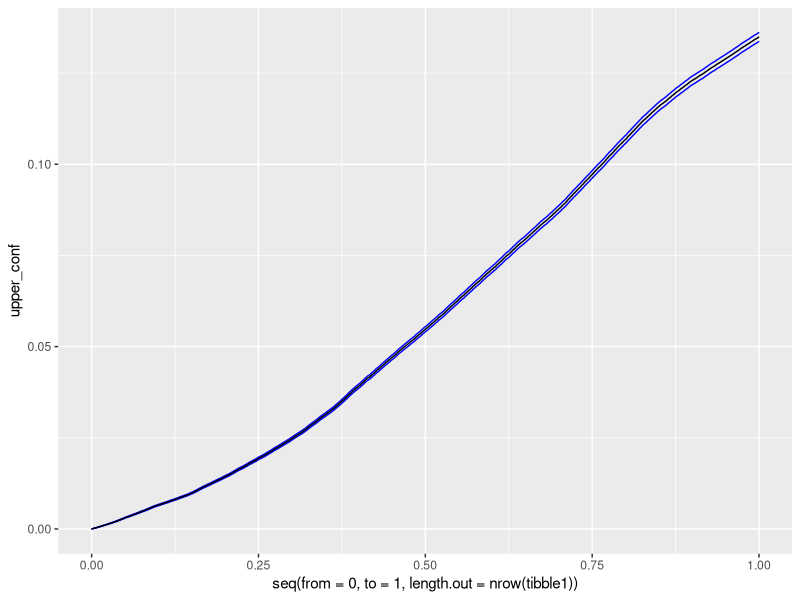
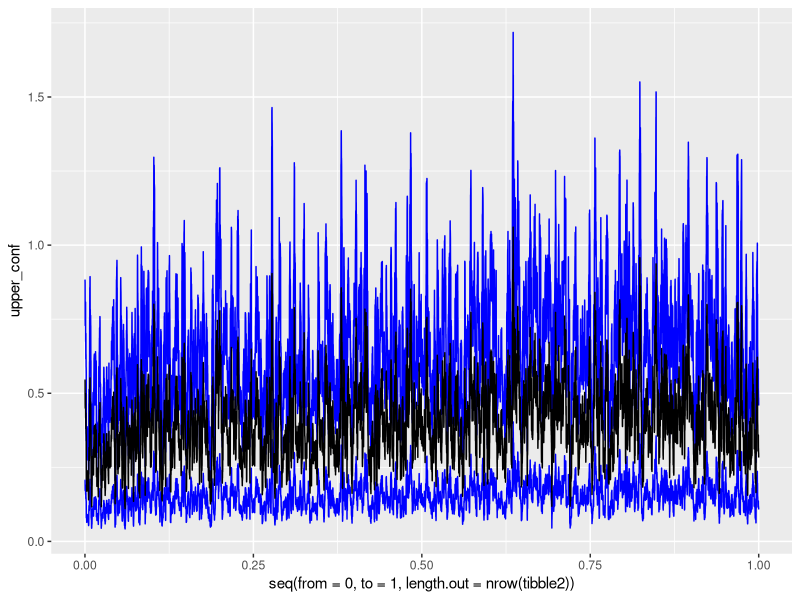

These figures' R source, in order:
## ---- chunk 1
knitr::opts_chunk$set(echo = TRUE)
Sys.setenv(language = "en")
# library(sde)
library(tidyverse)
library(dplyr)
## ---- chunk 2

sim_BM <- function(T_, delta) {
  if (delta == 0) {
    return(0)
  } else {
    tmesh <- seq(from = 0, to = T_, by = delta)
  }
  N <- length(tmesh) %>% ceiling()
  Norm <- rnorm(N)
  B <- c(0, cumsum(sqrt(delta) * Norm[-N]))
  return(B)
}

b <- function(x) {
  matrix(c(
    0,
    0.5 - (0.5 + 0) * x[2]
  ), nrow = 2, ncol = 1)
}

sigma <- function(x) {
  matrix(c(
    x[1] * sqrt(1),
    0, 0, 0.4
  ), nrow = 2, ncol = 2) * sqrt(x[2])
}

payoff <- function(x, K) {
  if (is.vector(x)) {
    return(max(x[2] - K, 0))
  } else {
    return(max(x[, 1] - K, 0))
  }
}

algo_1 <- function(M, n, t, T, r, b, sigma, x, payoff, K) {
  if (T - t < 0.0001) {
    return(payoff(x, K))
  } else {
    delta_n <- (T - t) / n
  }
  # print(delta_n)
  last_obs <- matrix(NA, nrow = M, ncol = 2)
  for (j in 1:M) {
    bm1 <- diff(sim_BM(T_ = T, delta = delta_n))
    bm2 <- diff(sim_BM(T_ = T, delta = delta_n))
    bm <- cbind(bm1, bm2)
    X <- matrix(NA, nrow = n + 2, ncol = 2, byrow = TRUE)
    X[1, ] <- x
    for (k in 1:n) {
      # print(delta_n * b(X[k, ]))
      # print(sigma(X[k, ]) %*% bm[k, ])
      # print(n)
      # print(k)
      X[k + 1, ] <- X[k, ] + delta_n * b(X[k, ]) + sigma(X[k, ]) %*% bm[k, ]
    }
    last_obs[j, ] <- X[n + 1, ]
  }
  F <- exp(-r * (T - t)) * 1 / M * sum(payoff(last_obs, K))
  return(F)
}

# algo_1(M = 100, n = 100, t = 0.1, T = 1, r = 0.1, b = b, sigma = sigma, x = c(9, 0.1), payoff = payoff, K = 10)


Heston_euler_payoff <- function(n_, m_, q_, x_min, x_max, v_min, v_max, T, K) {
  delta_n_time <- T / n_
  delta_m_price <- (x_max - x_min) / m_
  delta_q_vol <- (v_max - v_min) / q_
  t <- delta_n_time * 0:n_
  x <- x_min + 0:m_ * delta_m_price
  v <- v_min + delta_q_vol * 0:q_

  result <- matrix(
    data = NA, nrow = (n_ + 1) * (m_ + 1) * (q_ + 1),
    ncol = 4, dimnames = list(c(), c("t", "si", "y", "price"))
  )
  i <- 1
  for (t_ in t) {
    for (si_ in x) {
      for (y_ in v) {
        result[i, c("t", "si", "y", "price")] <- c(
          t_, si_, y_,
          algo_1(
            M = 10, # monte carlo sims
            n = n_ * (T - t_),
            t = t_, T = T, r = 0, b = b, sigma = sigma, x = c(si_, y_), payoff = payoff, K = K
          )
        )
        i <- i + 1
      }
    }
  }
  return(result)
}

## ---- chunk 3
ex_2 <- Heston_euler_payoff(
  n_ = 100, m_ = 10, q_ = 10,
  x_min = 0, x_max = 10, v_min = 0,
  v_max = 10, T = 1, K = 1
)
## ---- chunk 4

## ---- chunk 5

## ---- chunk 6

G <- function(tau, x, v) {
  
}



## ---- chunk 7

## ---- chunk 8


## ---- chunk 9
bb <- sim_BM(1, 1/1000)

X_t <- function(M, n, t, T, r, b, sigma, x) {
  if (T - t < 0.0001) {
    return(payoff(x, K))
  } else {
    delta_n <- (T - t) / n
  }
  Xf <- matrix(NA, nrow=(n+1), ncol=2)
  # print(delta_n)
  last_obs <- matrix(NA, nrow = M, ncol = 2)
  for (j in 1:M) {
    bm1 <- diff(sim_BM(T_ = T, delta = delta_n))
    bm2 <- diff(sim_BM(T_ = T, delta = delta_n))
    bm <- cbind(bm1, bm2)
    X <- matrix(NA, nrow = n + 1, ncol = 2, byrow = TRUE)
    X[1, ] <- x
    for (k in 1:n) {
      # print(delta_n * b(X[k, ]))
      # print(sigma(X[k, ]) %*% bm[k, ])
      # print(n)
      # print(k)
      X[k + 1, ] <- X[k, ] + delta_n * b(X[k, ]) + sigma(X[k, ]) %*% bm[k, ]
    }
  }
  Xf[,1] <- log(X[,1])
  Xf[,2] <- X[,2]
  return(Xf)
}

iv <- matrix(NA, nrow=100000, ncol = 4)
theta <- matrix(NA, nrow=100000, ncol = 4)
n <- 10
for(i in 1:4){
  print(i)
  n <- n*10
  X_t_1 <- X_t(M=1, n=n, t=0, T=1, r=0, b=b, sigma=sigma, x=c(1,0.3))
  iv[1:n,i] <- cumsum(diff(X_t_1[,2])^2)
  theta[1:n,i] <- cumsum(diff(X_t_1[,1])^2)
}

iv
theta


hat_sigma <- function(k, t, x_t) {
  aa <- 1/(1/n*k)*sum(diff(x_t[t:(t+k)])^2)
  aa
}

hat_sigma(30, 1000, X_t_1[,1])

hat_sigma_forall_n <- c()
k <- 20
p <- 10000
for (i in 1:p){
  hat_sigma_forall_n[i] <- hat_sigma(k,i, X_t_1[,1])
}
lower_upper_bounds_iv <- sqrt(2/3 * cumsum(diff(X_t_1[,2])^4))

upper_conf_iv <- iv[,4] + 1.96 * lower_upper_bounds_iv
lower_conf_iv <- iv[,4] - 1.96 * lower_upper_bounds_iv
tibble1 <- tibble(upper_conf = upper_conf_iv, lower_conf =lower_conf_iv, implied_vol = iv[,4])
ggplot(data=tibble1,  aes(x=seq(from = 0, to = 1, length.out = nrow(tibble1)))) +
  geom_line(aes(y = upper_conf), color="blue") + 
  geom_line(aes(y=lower_conf), color="blue") + 
  geom_line(aes(y=implied_vol))

lower_upper_bounds_sigma <- sqrt(2/k *hat_sigma_forall_n^2)
upper_conf_sigma <- hat_sigma_forall_n + 1.96 * lower_upper_bounds_sigma
lower_conf_sigma <- hat_sigma_forall_n - 1.96 * lower_upper_bounds_sigma

tibble2 <- tibble(upper_conf = upper_conf_sigma, lower_conf =lower_conf_sigma, sigma_hat = hat_sigma_forall_n)
ggplot(data=tibble2,  aes(x=seq(from = 0, to = 1, length.out = nrow(tibble2)))) +
  geom_line(aes(y = upper_conf), color="blue") + 
  geom_line(aes(y=lower_conf), color="blue") + 
  geom_line(aes(y=sigma_hat))


## ---- chunk 10

## ---- chunk 11

